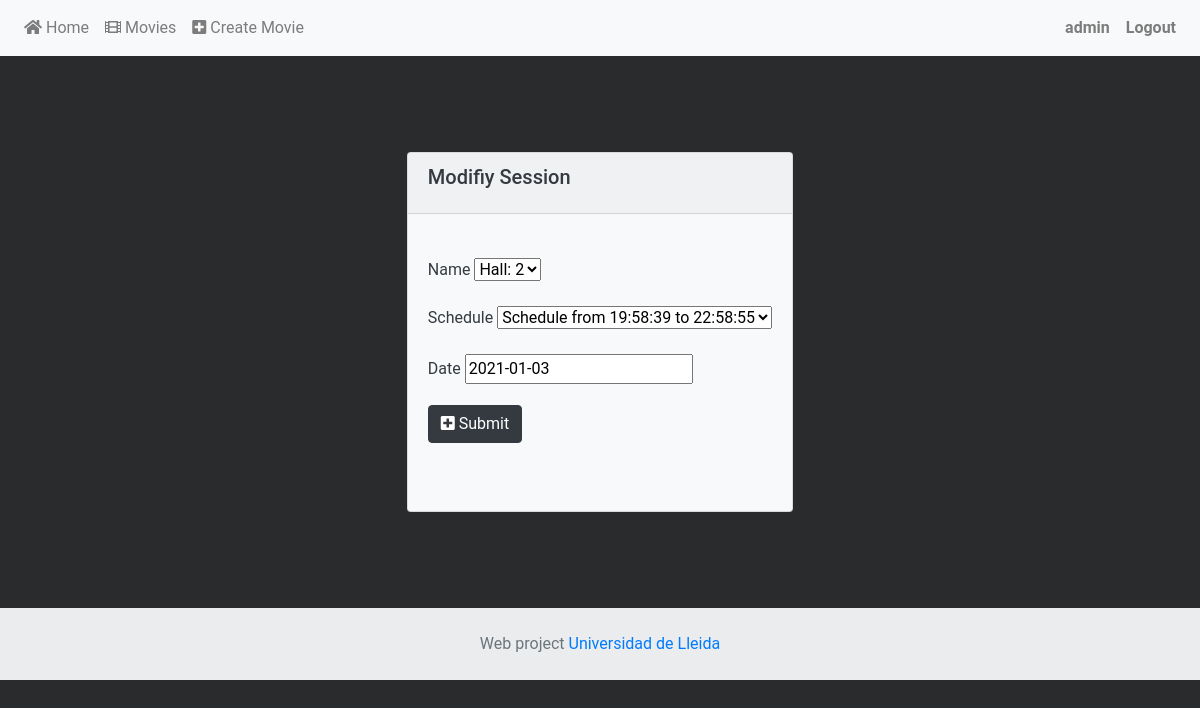
/movies/8/session/2/modify (signed in), run on an earlier commit of the app's database.
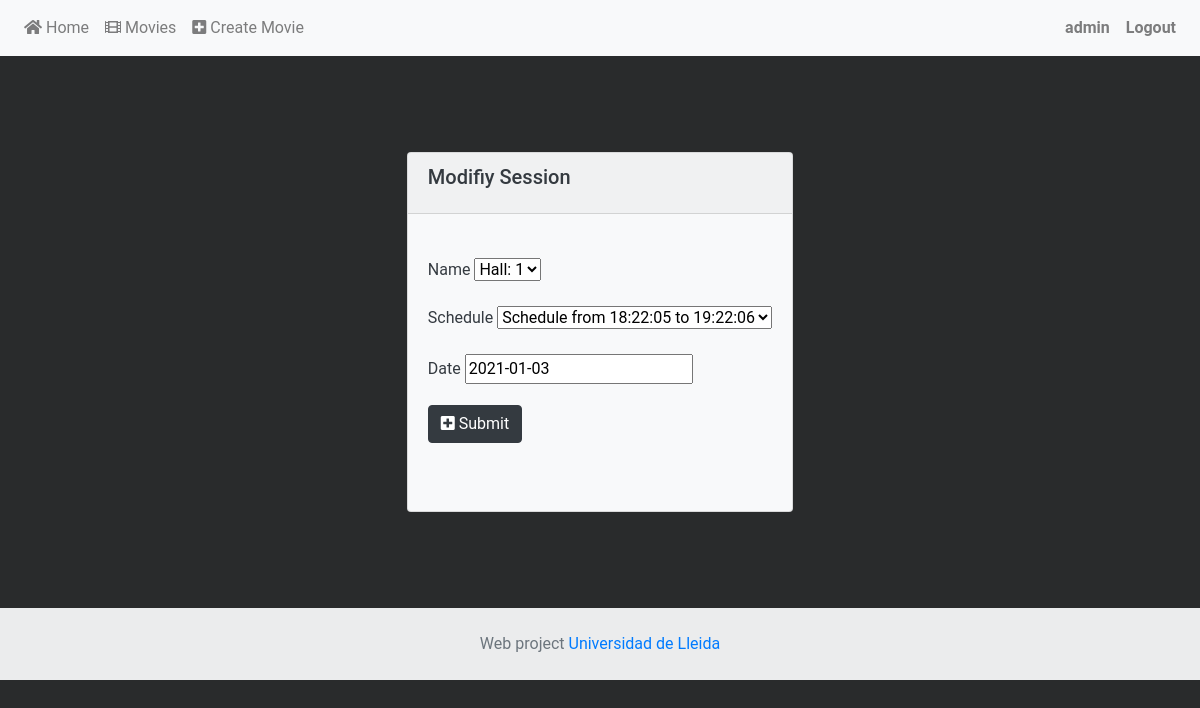
And on a later commit of the database.
### CinemaApp/models.py (models this page shows, shortened)
class Session(models.Model):
    duration = models.DurationField(null=True, blank=True)
    date = models.DateField(null=True, blank=True)
    movie = models.ForeignKey(Movie, on_delete=models.CASCADE, related_name='movie_sessions')
    hall = models.ForeignKey(Hall, on_delete=models.CASCADE)
    schedule = models.ForeignKey(Schedule, on_delete=models.CASCADE)

### CinemaApp/views.py (the view, shortened to what this page needs)
# urls.py: path('movies/<int:pk_movie>/session/<int:pk>/modify', ModifySession.as_view(), name='modify_session'),
class ModifySession(SuccessMessageMixin, LoginRequiredMixin, UpdateView):
    model = Session
    template_name = 'ModifySession.html'
    fields = ['hall', 'date', 'schedule']
    template_name_suffix = '_update_form'

### CinemaApp/models.py (called while the page is built)
    def __str__(self):
        return "Hall: " + str(self.id)

    def __str__(self):
        return "Schedule from " + str(self.starting_time) + " to " + str(self.end_time)

### CinemaApp/views.py (called while the page is built)
    @method_decorator(login_required())
    def dispatch(self, *args, **kwargs):
        return super(LoginRequiredMixin, self).dispatch(*args, **kwargs)

### CinemaApp/templates/ModifySession.html
{% extends "base.html" %}
{% load static %}
{% block content %}
<br><br><br><br>
<div class="col d-flex justify-content-center">
    <div class="card bg-light text-dark">
         <div class="card-header">
    <h5 class="card-title"> Modifiy Session </h5>
  </div>
  <div class="card-body">
      <br>
<form method="post">{% csrf_token %}
     <div class="form-group">
                   <label >Name</label>
        {{ form.hall }}
              </div>
              <div class="form-group">
                  <label >Schedule</label>
         {{ form.schedule }}
              </div>
              <div class="form-group">
                  <label >Date</label>
         {{ form.date }}
                 </div>
     <button onclick='this.parentNode.submit(); return false;' class="btn btn-sl  btn-dark"  ><i class="fas fa-plus-square"></i> Submit
                    </button>
</form>
<br><br>
      </div>
</div>
</div>
<br><br><br><br>
 {% endblock %}

### CinemaApp/templates/base.html (shortened to what this page needs)
<!DOCTYPE html>
<html lang="en">
{% load static %}
<head>
    <link rel="stylesheet" href="https://maxcdn.bootstrapcdn.com/bootstrap/4.0.0/css/bootstrap.min.css">
    <link rel="stylesheet" href="https://use.fontawesome.com/releases/v5.7.0/css/all.css"
>
</head>
<body>
<nav class="navbar navbar-expand-lg navbar-light bg-light">
  <div class="collapse navbar-collapse" id="navbarSupportedContent">
    <ul class="navbar-nav mr-auto">
        <li class="nav-item">
        <a class="nav-link" href="{% url 'CinemaApp:home' %}"><i class="fas fa-home"></i> Home</a>
      </li>
        <li class="nav-item">
        <a class="nav-link" href="{% url 'CinemaApp:movie_list' %}"><i class="fas fa-film"></i> Movies</a>
      </li>
      <li class="nav-item">
          <a class="nav-link"  href="{% url 'CinemaApp:create_movie' %}"> <i class="fas fa-plus-square"></i>  Create Movie</a>
      </li>   </ul>
            <ul class="navbar-nav flex-row">
       {% if request.user.is_authenticated %}
      <li class="nav-item me-3 me-lg-1">
        <a class="nav-link d-sm-flex align-items-sm-center" href="#">
          <strong class="d-none d-sm-block ms-1">{{user.username}}</strong>
        </a>
      </li>
      <li class="nav-item me-3 me-lg-1">
        <a class="nav-link d-sm-flex align-items-sm-center" href="#">
          <strong class="d-none d-sm-block ms-1">Logout</strong>
        </a>
      </li>
      {% else %}
      <li class="nav-item me-3 me-lg-1">
        <a class="nav-link d-sm-flex align-items-sm-center" href="#">
          <strong class="d-none d-sm-block ms-1">Login  </strong>
        </a>
      </li>
      {% endif %}
    </ul>
  </div>
</nav>
{% block content %}
{% endblock %}
<footer class="text-center text-lg-start bg-light text-muted">
  <div class="text-center p-4" style="background-color: rgba(0, 0, 0, 0.05);">
   Web project
    <a class="text-reset fw-bold" href="https://www.udl.cat/ca/es/">Universidad de Lleida</a>
  </div>
</footer>
</body>
</html>

### CinemaApp/templates/base.html (style rules this page uses)
body { background-color: #292b2c; font-family: "Roboto", sans-serif; -webkit-font-smoothing: antialiased; -moz-osx-font-smoothing: grayscale; }

What changed in the data, as far as the page shows it:
changed Session: hall "Hall: 2" → "Hall: 1"; schedule "Schedule from 19:58:39 to 22:58:55" → "Schedule from 18:22:05 to 19:22:06"
